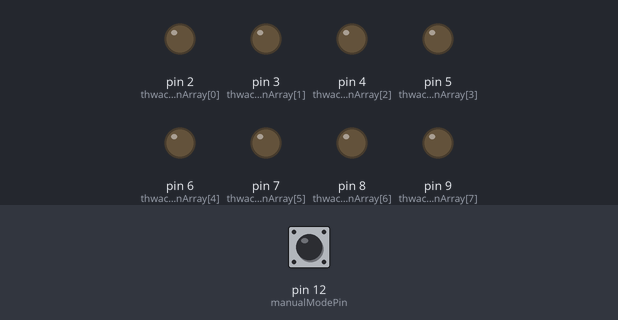
The sketch below on a simulated Arduino Uno, built with avr-gcc and run on an emulated ATmega328P. Parts: output pins drawn as LEDs (lit = HIGH). The test bench sets the inputs (shaded band); at power-on: pin 12 (manualModePin) HIGH.

Above: at 0.6 s.
At 1.18 s:
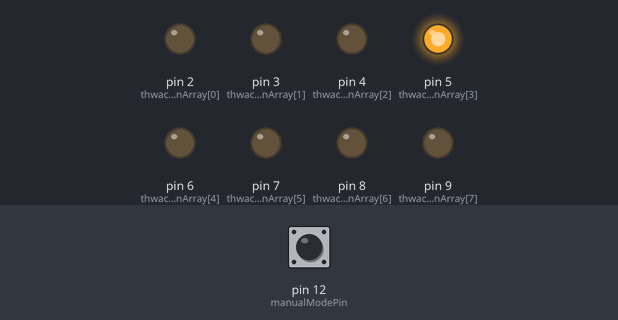
At 4.54 s:
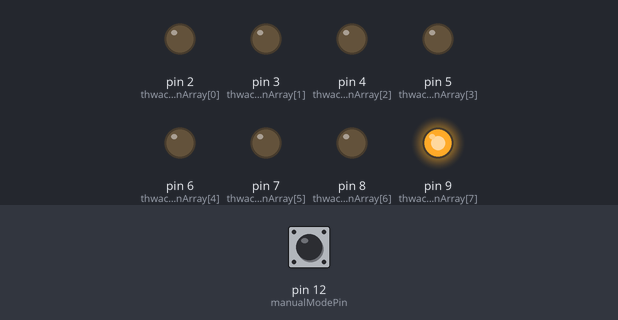
At 5.66 s:
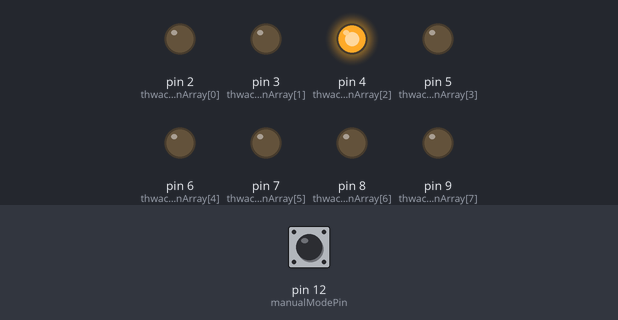
At 12.02 s:
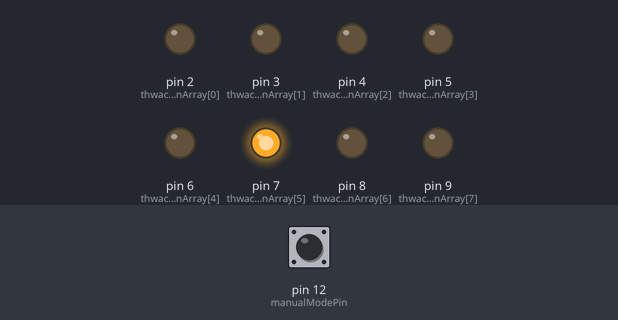
Timing chart, 0 to 12.6 s (numbered marks = the images above):
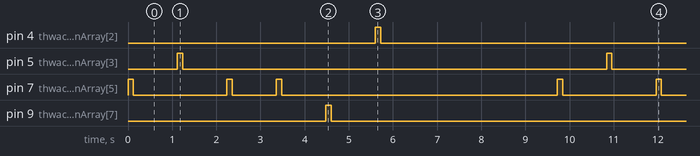

The sketch:

sketch_may21c.pde
```cpp
/*
 Store Front Music Demo
 Language: Arduino
 Name: SFM_GOOD_a_twacker.pde

 This code recieves a string of information from a processing sketch
 and does or does not "thwak" different items accordingly.

 The processing sketch is called
 SFM_GOOD_p_demo.pde

 This version was for demoing how SFM worked to the folks from
 GOOD Magaizine in November, 2010. It used LEDs instead of actual
 solenoids.

 http://itp.nyu.edu/physcomp/Labs/SerialDuplex

 Made more efficent & extendible by creating some Arrays.

 The Circuit:
 * 4 Red LEDs w/ 330 Ohm resistors, pins 2, 3, 4, 5
 * 4 Yellow LEDs w/ 330 Ohm resistors, pins 6, 7, 8, 9
 * Toggle swtich (by which I mean a wire as necessary) pulled
 up by internal resistor on pin 12

 By Carlyn Maw
 Created On: August 26 2010
 Updated On: November 07 2010
 */

//-----------------------------------CHANGE ME DEPENDING ON YOUR SET UP!

//WAIT! START HERE! Are you in debug mode?
byte debugFlag = 0;

//current communication rate.
long baudRate = 9600;

const char startByte = 'S';   //83
const char endByte = '\n';    //10
const char trueByte = '1';    //49
const char falseByte = '0';   //48

//number of thwakers
const int numberOfThwakers = 8;

//what pins the thwakers are attached to
byte thwackPinArray[numberOfThwakers] = {
  2,3,4,5,6,7,8,9 }
;

// when the pin that needs to be looked at to see if
// should play preprogrammed sequence or respond to sensors
const byte manualModePin = 12;

// if we need to not allow the sequence to go too fast.
// blocking functions
int thwakTimeMin = 1000;
int pulseLength = 120;

//------------------------------------------------------END OF CHANGE ME.

byte manualModeFlag = 1;  // 1 is off, 0 is on

int counter = 0; //how many 1 or 0 have I gotten since the last 'S'?

//holders for infromation you're going to pass to thwaking function
//in this case for manual mode only.
const int lengthOfSequence = 10;
byte dataONE;
byte sequenceArrayONE[lengthOfSequence];


void setup() {
  //set pins to output because they are addressed in the main loop
  for (byte i = 0; i <= numberOfThwakers; i ++) {
    pinMode(thwackPinArray[i], OUTPUT);
  }

  pinMode(manualModePin, INPUT);
  digitalWrite(manualModePin, HIGH); // look for low


  Serial.begin(baudRate);

  sequenceArrayONE[0] = B11100000;
  sequenceArrayONE[1] = B00011000;
  sequenceArrayONE[2] = B00000100;
  sequenceArrayONE[3] = B00000001;
  sequenceArrayONE[4] = B10000010;
  sequenceArrayONE[5] = B01000000;
  sequenceArrayONE[6] = B00100000;
  sequenceArrayONE[7] = B00010000;
  sequenceArrayONE[8] = B00001000;
  sequenceArrayONE[9] = B00000100;
}

void loop() {

  manualModeFlag = digitalRead(manualModePin);  // pressed is LOW, so 0 is ON


   // playSequence();
  //  thwack(3);
   // thwack(4);
    thwack(7);
//        thwack(6);
    thwack(5);
    thwack(7);
    thwack(7);
    thwack(9);
    thwack(4);

    delay(3000);

}


void plainSequence() {
  thwack(2);
  thwack(3);
  thwack(4);
  thwack(5);
  thwack(6);
  thwack(7);
  thwack(8);
  thwack(9);
}


void thwack(int myPin) {
  digitalWrite(myPin, HIGH);
  delay(pulseLength);
  digitalWrite(myPin, LOW);
  delay(1000);
}
```

Measured:
- by itself, pin 4 (thwackPinArray[2]), pin 5 (thwackPinArray[3]), pin 9 (thwackPinArray[7]): alternates HIGH for 0.12 s and LOW for 9.6 s
- by itself, pin 7 (thwackPinArray[5]): repeats every 9.7 s: LOW 2.1 s, HIGH 0.12 s, LOW 1.0 s, HIGH 0.12 s, LOW 6.2 s, HIGH 0.12 s
- by itself, everything shown: repeats every 9.7 s, in 12 steps
